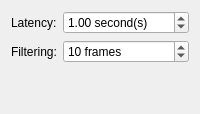
       <widget class="QWidget" name="cursorDelayOptions">
        <layout class="QGridLayout" name="gridLayout_5">
         <item row="0" column="0">
          <widget class="QLabel" name="label_5">
           <property name="sizePolicy">
            <sizepolicy hsizetype="Maximum" vsizetype="Preferred">
             <horstretch>0</horstretch>
             <verstretch>0</verstretch>
            </sizepolicy>
           </property>
           <property name="text">
            <string>Latency:</string>
           </property>
          </widget>
         </item>
         <item row="0" column="1">
          <widget class="QDoubleSpinBox" name="cursorDelayLatency">
           <property name="sizePolicy">
            <sizepolicy hsizetype="Expanding" vsizetype="Preferred">
             <horstretch>0</horstretch>
             <verstretch>0</verstretch>
            </sizepolicy>
           </property>
           <property name="toolTip">
            <string>How late the cursor is behind the mouse.</string>
           </property>
           <property name="suffix">
            <string> second(s)</string>
           </property>
           <property name="minimum">
            <double>0.200000000000000</double>
           </property>
           <property name="maximum">
            <double>3.000000000000000</double>
           </property>
           <property name="singleStep">
            <double>0.200000000000000</double>
           </property>
           <property name="value">
            <double>1.000000000000000</double>
           </property>
          </widget>
         </item>
         <item row="1" column="0">
          <widget class="QLabel" name="label_6">
           <property name="sizePolicy">
            <sizepolicy hsizetype="Maximum" vsizetype="Preferred">
             <horstretch>0</horstretch>
             <verstretch>0</verstretch>
            </sizepolicy>
           </property>
           <property name="text">
            <string>Filtering:</string>
           </property>
          </widget>
         </item>
         <item row="1" column="1">
          <widget class="QSpinBox" name="cursorDelayFiltering">
           <property name="sizePolicy">
            <sizepolicy hsizetype="Expanding" vsizetype="Preferred">
             <horstretch>0</horstretch>
             <verstretch>0</verstretch>
            </sizepolicy>
           </property>
           <property name="toolTip">
            <string>How many frames used to smooth the path</string>
           </property>
           <property name="suffix">
            <string> frames</string>
           </property>
           <property name="minimum">
            <number>0</number>
           </property>
           <property name="maximum">
            <number>30</number>
           </property>
           <property name="singleStep">
            <number>1</number>
           </property>
           <property name="value">
            <number>10</number>
           </property>
          </widget>
         </item>
         <item row="2" column="0" colspan="2">
          <spacer name="verticalSpacer_3">
           <property name="orientation">
            <enum>Qt::Vertical</enum>
           </property>
           <property name="sizeHint" stdset="0">
            <size>
             <width>20</width>
             <height>40</height>
            </size>
           </property>
          </spacer>
         </item>
        </layout>
       </widget>
